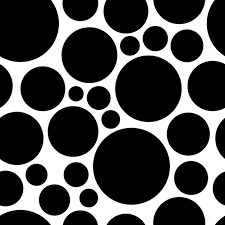
#> input picture circles.png, 225 x 225 px
$ jupyter execute test5.ipynb
#> lines starting #> are read from the running program, lines starting #| are printed output that depends on the picture; after the words box and inside, x2 and y2 are one past the last pixel; in counts of white or black regions, pixels touching at a corner belong together
[cell 1]
import cv2 as cv
import matplotlib.pyplot as plt
import numpy as np

[cell 2]
img = cv.imread('circles.png')
#> img is the input picture: shape (225, 225, 3); min 0, max 255, mean 76
gray = cv.cvtColor(img,cv.COLOR_BGR2GRAY)
_, thresh = cv.threshold(gray,0,255,cv.THRESH_BINARY_INV+cv.THRESH_OTSU)
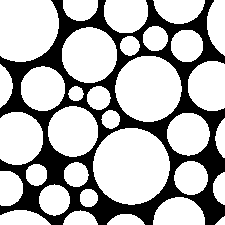
#> thresh: shape (225, 225); 69.9% white; 1 black region, box (x1, y1, x2, y2) and area: (0, 0, 225, 225) 15224
kernel = np.ones((3,3),np.uint8)
opening = cv.morphologyEx(thresh,cv.MORPH_OPEN,kernel, iterations = 2)
#> opening: shape (225, 225); 69.8% white; 1 black region, box (x1, y1, x2, y2) and area: (0, 0, 225, 225) 15294

# sure background area
sure_bg = cv.dilate(opening,kernel,iterations=3)
#> sure_bg: shape (225, 225); 91.5% white; 47 black regions (20 under 20 px), largest, box (x1, y1, x2, y2) and area: (93, 182, 177, 225) 652, (38, 144, 68, 182) 450, (34, 16, 83, 69) 387
# Finding sure foreground area
dist_transform = cv.distanceTransform(opening,cv.DIST_L2,5)
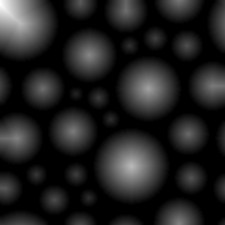
#> dist_transform: shape (225, 225) float32; min 0, max 51.79, mean 6.8; drawn with min black and max white
ret, sure_fg = cv.threshold(dist_transform,0.1*dist_transform.max(),255,0)
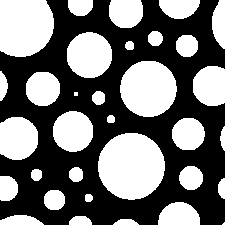
#> sure_fg: shape (225, 225) float32; 44.4% white; 33 white regions (2 under 20 px), largest, box (x1, y1, x2, y2) and area: (98, 133, 165, 200) 3519, (0, 0, 54, 57) 2726, (120, 61, 177, 117) 2512
#> ret = 5.18
# Finding unknown region
sure_fg = np.uint8(sure_fg)
unknown = cv.subtract(sure_bg,sure_fg)
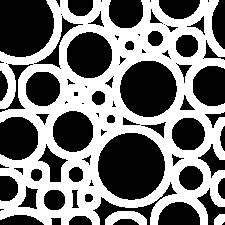
#> unknown: shape (225, 225); 47.1% white; 3 white regions, box (x1, y1, x2, y2) and area: (0, 0, 225, 225) 23383, (105, 211, 147, 225) 382, (214, 214, 225, 225) 100
# Marker labelling
_, markers = cv.connectedComponents(sure_fg)
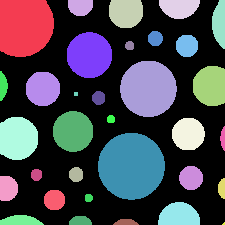
#> markers: shape (225, 225) int32; 34 distinct labels, from 0 to 33; one colour per label, 0 black

# Add one to all labels so that sure background is not 0, but 1
markers = markers+1
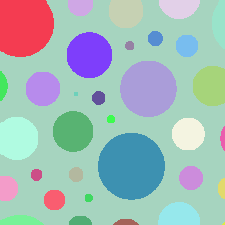
#> markers: shape (225, 225) int32; 34 distinct labels, from 1 to 34; one colour per label, 0 black
# Now, mark the region of unknown with zero
markers[unknown==255] = 0
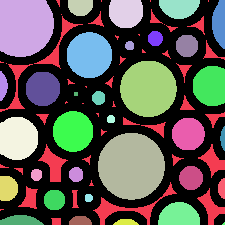
#> markers: shape (225, 225) int32; 35 distinct labels, from 0 to 34; one colour per label, 0 black
markers = cv.watershed(img,markers)
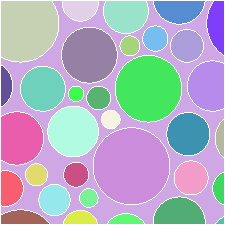
#> markers: shape (225, 225) int32; 35 distinct labels, from -1 to 34; one colour per label, 0 black, -1 white
img[markers == -1] = [255,0,0]
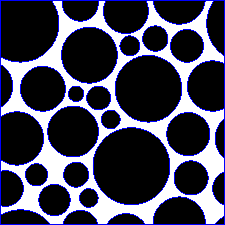
#> img: shape (225, 225, 3); 7.03% of pixels changed, all inside (x1, y1, x2, y2) = (0, 0, 225, 225)

plt.imshow(img)

[cell 3]
img2 = cv.imread('circles.png', cv.IMREAD_GRAYSCALE)
img2 = cv.medianBlur(img2,3)
cimg = cv.cvtColor(img2,cv.COLOR_GRAY2BGR)

circles = cv.HoughCircles(img2,cv.HOUGH_GRADIENT,1,20, param1=50,param2=30,minRadius=0,maxRadius=0)
#> circles = 24 rows, first 8: [131.5, 165.5, 38.1], [147.5, 88.5, 33.8], [88.5, 54.5, 27.3], [187.5, 133.5, 21.8], [72.5, 131.5, 25.8], [42.5, 88.5, 22.8], [212.5, 85.5, 25.4], [186.5, 45.5, 16.6]

circles = np.uint16(np.around(circles))
#> circles = 24 rows, first 8: [132, 166, 38], [148, 88, 34], [88, 54, 27], [188, 134, 22], [72, 132, 26], [42, 88, 23], [212, 86, 25], [186, 46, 17]
for i in circles[0,:]:
    cv.circle(cimg,(i[0],i[1]),i[2],(0,0,255), 2)
    cv.circle(cimg,(i[0],i[1]),2,(255,0,0),-1)
#> this loop made 24 passes
#> i on passes 1 to 12: [132, 166, 38], [148, 88, 34], [88, 54, 27], [188, 134, 22], [72, 132, 26], [42, 88, 23], [212, 86, 25], [186, 46, 17], [190, 178, 17], [126, 10, 23], [54, 200, 16], [20, 22, 39]
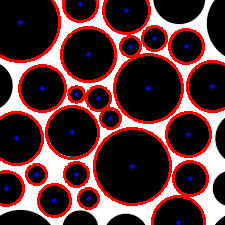
#> cimg: shape (225, 225, 3); mean B, G, R 56.5, 54.9, 93.8

plt.imshow(cv.cvtColor(cimg, cv.COLOR_BGR2RGB))
